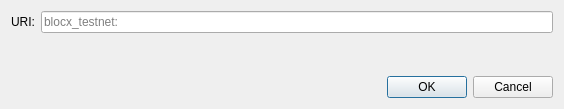
<?xml version="1.0" encoding="UTF-8"?>
<ui version="4.0">
 <class>OpenURIDialog</class>
 <widget class="QDialog" name="OpenURIDialog">
  <property name="geometry">
   <rect>
    <x>0</x>
    <y>0</y>
    <width>564</width>
    <height>109</height>
   </rect>
  </property>
  <property name="windowTitle">
   <string>Open URI</string>
  </property>
  <layout class="QVBoxLayout" name="verticalLayout">
   <item>
    <layout class="QHBoxLayout" name="horizontalLayout">
     <item>
      <widget class="QLabel" name="label">
       <property name="text">
        <string>URI:</string>
       </property>
      </widget>
     </item>
     <item>
      <widget class="QValidatedLineEdit" name="uriEdit">
       <property name="placeholderText">
        <string notr="true">blocx_testnet:</string>
       </property>
      </widget>
     </item>
    </layout>
   </item>
   <item>
    <spacer name="verticalSpacer">
     <property name="orientation">
      <enum>Qt::Vertical</enum>
     </property>
     <property name="sizeHint" stdset="0">
      <size>
       <width>20</width>
       <height>40</height>
      </size>
     </property>
    </spacer>
   </item>
   <item>
    <widget class="QDialogButtonBox" name="buttonBox">
     <property name="orientation">
      <enum>Qt::Horizontal</enum>
     </property>
     <property name="standardButtons">
      <set>QDialogButtonBox::Cancel|QDialogButtonBox::Ok</set>
     </property>
    </widget>
   </item>
  </layout>
 </widget>
 <customwidgets>
  <customwidget>
   <class>QValidatedLineEdit</class>
   <extends>QLineEdit</extends>
   <header>qt/qvalidatedlineedit.h</header>
  </customwidget>
 </customwidgets>
 <resources/>
 <connections>
  <connection>
   <sender>buttonBox</sender>
   <signal>accepted()</signal>
   <receiver>OpenURIDialog</receiver>
   <slot>accept()</slot>
   <hints>
    <hint type="sourcelabel">
     <x>248</x>
     <y>254</y>
    </hint>
    <hint type="destinationlabel">
     <x>157</x>
     <y>274</y>
    </hint>
   </hints>
  </connection>
  <connection>
   <sender>buttonBox</sender>
   <signal>rejected()</signal>
   <receiver>OpenURIDialog</receiver>
   <slot>reject()</slot>
   <hints>
    <hint type="sourcelabel">
     <x>316</x>
     <y>260</y>
    </hint>
    <hint type="destinationlabel">
     <x>286</x>
     <y>274</y>
    </hint>
   </hints>
  </connection>
 </connections>
</ui>
